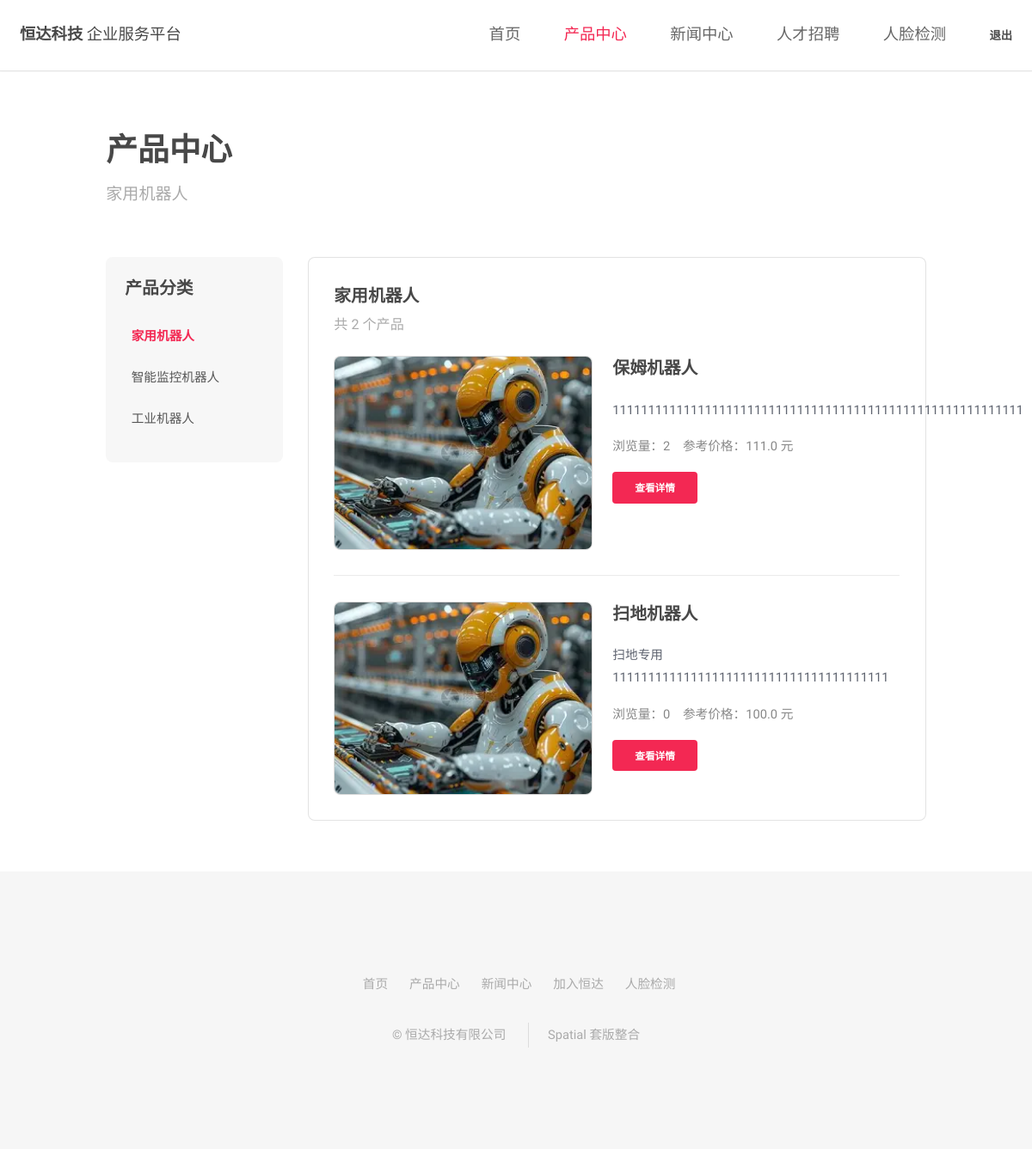
Page /products/robot/ (signed in) on the earlier database version.
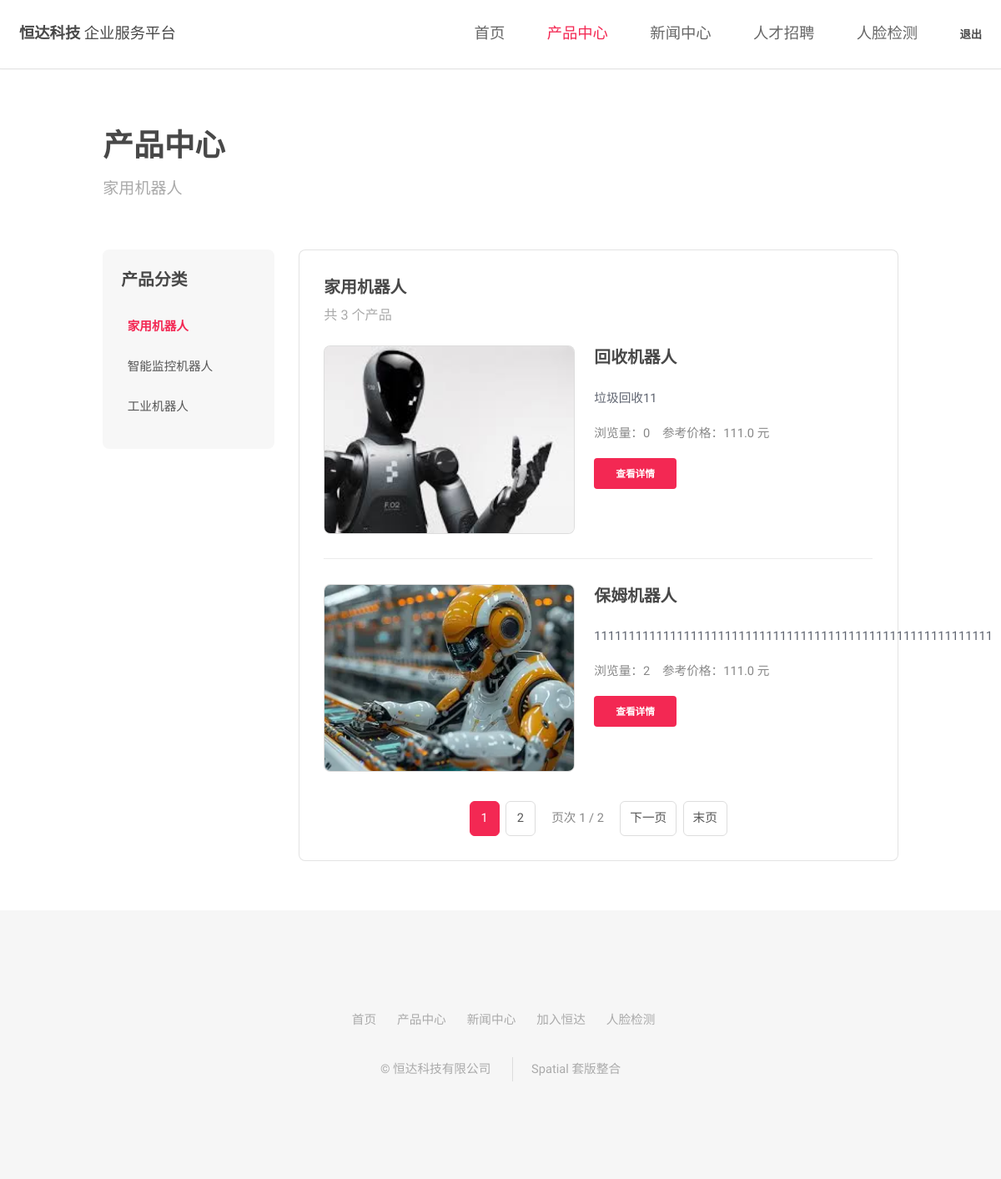
Same page on the later database version.
### app/models.py (models this page shows, shortened)
class ProductImg(models.Model):
    product = models.ForeignKey(
        Product,
        related_name="productImgs",
        verbose_name="产品",
        on_delete=models.CASCADE,
    )
    photo = models.ImageField(upload_to="Product/", blank=True, verbose_name="产品图片")
    class Meta:
        verbose_name = "产品图片"
        verbose_name_plural = "产品图片"

class Product(models.Model):
    PRODUCTS_CHOICES = (
        ("家用机器人", "家用机器人"),
        ("智能监控机器人", "智能监控机器人"),
        ("工业机器人", "工业机器人"),
    )
    title = models.CharField(max_length=50, verbose_name="产品标题")
    description = models.TextField(verbose_name="产品详情描述")
    productType = models.CharField(
        choices=PRODUCTS_CHOICES,
        max_length=50,
        verbose_name="产品类型",
    )
    price = models.DecimalField(
        max_digits=7,
        decimal_places=1,
        blank=True,
        null=True,
        verbose_name="产品价格",
    )
    publishDate = models.DateTimeField(max_length=20, default=timezone.now, verbose_name="发布时间")
    views = models.PositiveIntegerField("浏览量", default=0)
    class Meta:
        verbose_name = "产品"
        verbose_name_plural = "产品"
        ordering = ("-publishDate",)

### app/views.py (the view)
# urls.py: path("products/<str:product_name>/", views.products, name="products"),
@member_login_required
def products(request, product_name):
    product_type = PRODUCT_CATEGORY_MAP.get(product_name)
    if product_type is None:
        return redirect("app:products", product_name="robot")
    product_queryset = (
        Product.objects.filter(productType=product_type)
        .prefetch_related("productImgs")
        .order_by("-publishDate")
    )
    paginator = Paginator(product_queryset, 2)
    page_obj = paginator.get_page(request.GET.get("page"))
    return render(
        request,
        "productList.html",
        {
            "active_menu": "products",
            "sub_menu": product_name,
            "product_categories": tuple(PRODUCT_CATEGORY_MAP.items()),
            "productName": product_type,
            "productList": page_obj,
            "page_obj": page_obj,
        },
    )

### app/views.py (called while the page is built)
def member_login_required(view_func):
    @wraps(view_func)
    def wrapper(request, *args, **kwargs):
        if not request.session.get("member_id"):
            return redirect("app:login")
        return view_func(request, *args, **kwargs)
    return wrapper

### templates/productList.html (shortened to what this page needs)
{% extends 'based.html' %}
{% block page_heading %}产品中心{% endblock %}
{% block page_subtitle %}{{ productName }}{% endblock %}
{% block content %}
    <div class="side-layout">
        <aside class="side-nav">
            <h3>产品分类</h3>
            <ul>
                {% for key, name in product_categories %}
                    <li>
                        <a class="{% if sub_menu == key %}active{% endif %}" href="{% url 'app:products' key %}">{{ name }}</a>
                    </li>
                {% endfor %}
            </ul>
        </aside>
        <section class="content-card">
            <header>
                <h3>{{ productName }}</h3>
                <p>共 {{ page_obj.paginator.count }} 个产品</p>
            </header>
            <div class="product-list">
                {% for product in productList %}
                    <article class="product-item">
                        <div class="product-thumb">
                            {% for img in product.productImgs.all %}
                                {% if forloop.first and img.photo %}
                                    <a href="{% url 'app:productDetail' product.id %}">
                                        <img src="{{ img.photo.url }}" alt="{{ product.title }}">
                                    </a>
                                {% endif %}
                            {% empty %}
                                <a class="product-placeholder" href="{% url 'app:productDetail' product.id %}">暂无图片</a>
                            {% endfor %}
                        </div>
                        <div class="product-summary">
                            <h3>{{ product.title|truncatechars:20 }}</h3>
                            <p>{{ product.description|truncatechars:150|linebreaksbr }}</p>
                            <div class="product-meta">
                                <span>浏览量：{{ product.views }}</span>
                                {% if product.price %}
                                    <span>参考价格：{{ product.price }} 元</span>
                                {% endif %}
                            </div>
                            <a href="{% url 'app:productDetail' product.id %}" class="button special small">查看详情</a>
                        </div>
                    </article>
                {% empty %}
                    <p class="empty">暂无产品。可以先在后台添加产品文字和图片。</p>
                {% endfor %}
            </div>
            {% if page_obj.paginator.num_pages > 1 %}
                <nav class="pagination" aria-label="产品分页">
                    {% for page_number in page_obj.paginator.page_range %}
                        {% if page_number == page_obj.number %}
                            <span class="active">{{ page_number }}</span>
                        {% else %}
                            <a href="?page={{ page_number }}">{{ page_number }}</a>
                        {% endif %}
                    {% endfor %}
                    <span class="current">页次 {{ page_obj.number }} / {{ page_obj.paginator.num_pages }}</span>
                    {% if page_obj.has_next %}
                        <a href="?page={{ page_obj.next_page_number }}">下一页</a>
                        <a href="?page={{ page_obj.paginator.num_pages }}">末页</a>
                    {% endif %}
                </nav>
            {% endif %}
        </section>
    </div>
{% endblock %}

Differences in the rows shown:
no longer on this page (row unchanged): Product: title "扫地机器人", description "扫地专用111111111111111111111111111111111111111", views "0", price "100.0"
no longer on this page (row unchanged): ProductImg: photo (picture), shown under "扫地机器人"
added Product: title "回收机器人", description "垃圾回收11", views "0", price "111.0"
added ProductImg: photo (picture), shown under "回收机器人"
Other differences:
{{ page_obj.paginator.count }}: "2" → "3"
{{ page_obj.number }}: (not shown) → "1"
{{ page_obj.paginator.num_pages }}: (not shown) → "2"
new list line: "1"
new list line: "2"
text now shown: "页次 / 下一页 末页"
